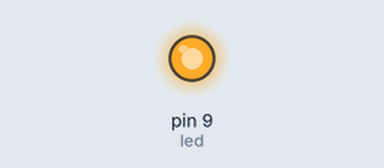
The sketch below on a simulated Arduino Uno, built with avr-gcc and run on an emulated ATmega328P. Parts: output pins drawn as LEDs (lit = HIGH).

Above: at 15.2 s.
At 45.7 s:
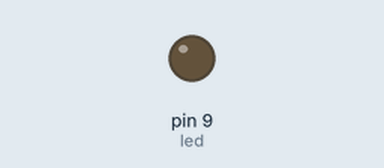
Timing chart, 0 to 79.4 s (numbered marks = the images above):
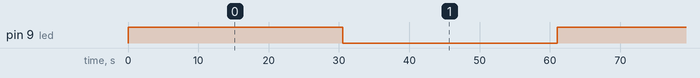

The sketch:

PWM_stuff.ino
```cpp
/*
 PWM Fade

Fading using software PWM

 */

const int led = 9;           // the pin that the LED is attached to

int ledState = HIGH;

//get current time
unsigned long Timer;
unsigned long last_time;

const float full_cycle = 2;  //number of milliseconds in a full on-off cycle   -- or microseconds
const int num_reps = 100;   //number of off-on cycles and thus the time spent at a voltage level
const int tick_size = 30;   //micros. Smallest on period

struct Pin_Data
{
  int pinNum;
  int pinState;
  long ticksLeft;
};

typedef struct Pin_Data pinData[5];

// the setup routine runs once when you press reset:
void setup() {
  // declare pin 9 to be an output:
  pinMode(led, OUTPUT);
}

// the loop routine runs over and over again forever:
void loop() {

  //On start, and after each tick, generate data package for each pin: pin number and state.
  //To determine state for each pin, check remaining number of ticks for current state. If time has expired, get next state.

  //Record start time when initializing. We use tick size for checking timer. Loop constantly checks to see if tick time has passed.
  //Each tick, send all data to pins. Some pins will not get data because they don't change state.

  Timer = micros();

  if (Timer - last_time >= tick_size)
  {


    last_time = Timer;
  }

  for (int fadeRiseCycles = 0; fadeRiseCycles < 5; fadeRiseCycles++)
  {
    int ledOpposite;
    if (ledState == HIGH)
    {
      ledOpposite = LOW;
    }
    else
    {
      ledOpposite = HIGH;
    }

    for (int duty = 0; duty <=100; duty++)
    {
      //percentage of cycle spent on and off, when ledState = HIGH
      int full_cycle = 3;
      float first_time = full_cycle * duty / 100;
      float second_time = full_cycle - first_time;

      for (int reps_done = 0; reps_done < num_reps; reps_done++)
      {

        digitalWrite(led, ledState);
        delay(first_time);
        digitalWrite(led, ledState);
        delay (second_time) ;

      }
    }
    //flip ledState for next side
    ledState = ledOpposite;
  }
}
```

Measured:
- by itself, pin 9 (led): alternates HIGH for 30.5 s and LOW for 30.5 s
